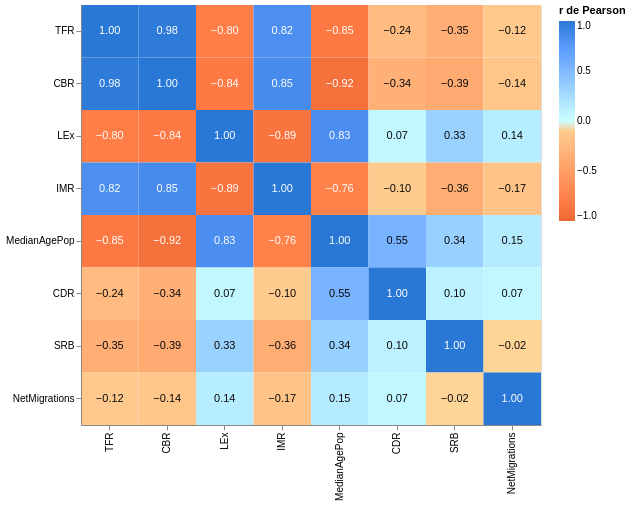

Write notebook code for a chart like this one.
### Markdown cell above
Correlação de Pearson entre os indicadores em 2024. Fecundidade (`TFR`), natalidade (`CBR`) e mortalidade infantil (`IMR`) andam juntas; expectativa de vida e idade mediana andam na direção oposta.

### Code cell
colunas_corr = ["TFR", "CBR", "LEx", "IMR", "MedianAgePop", "CDR", "SRB", "NetMigrations"]
corr = d2024[colunas_corr].corr().round(2).reset_index(names="x").melt("x", var_name="y", value_name="r")
corr["cor_texto"] = np.where(corr["r"].abs() > 0.6, "#ffffff", "#0b0b0b")

base = alt.Chart(corr).encode(
    x=alt.X("x:N", title=None, sort=colunas_corr),
    y=alt.Y("y:N", title=None, sort=colunas_corr),
)
mapa = base.mark_rect().encode(
    color=alt.Color("r:Q", scale=alt.Scale(domain=[-1, 0, 1], range=["#eb6834", "#ffffff", "#2a78d6"]),
                    legend=alt.Legend(title="r de Pearson")),
    tooltip=["x:N", "y:N", "r:Q"],
)
rotulos = base.mark_text(fontSize=11).encode(
    text=alt.Text("r:Q", format=".2f"),
    color=alt.Color("cor_texto:N", scale=None, legend=None),
)
(mapa + rotulos).properties(width=460, height=420).resolve_scale(color="independent")

### Figure 1 — Vega-Lite specification as saved in the notebook (floating-point values rounded to 4 significant figures)
{"config": {"view": {"continuousWidth": 300, "continuousHeight": 300}}, "layer": [{"mark": {"type": "rect"}, "encoding": {"color": {"field": "r", "legend": {"title": "r de Pearson"}, "scale": {"domain": [-1, 0, 1], "range": ["#eb6834", "#ffffff", "#2a78d6"]}, "type": "quantitative"}, "tooltip": [{"field": "x", "type": "nominal"}, {"field": "y", "type": "nominal"}, {"field": "r", "type": "quantitative"}], "x": {"field": "x", "sort": ["TFR", "CBR", "LEx", "IMR", "MedianAgePop", "CDR", "SRB", "NetMigrations"], "title": null, "type": "nominal"}, "y": {"field": "y", "sort": ["TFR", "CBR", "LEx", "IMR", "MedianAgePop", "CDR", "SRB", "NetMigrations"], "title": null, "type": "nominal"}}}, {"mark": {"type": "text", "fontSize": 11}, "encoding": {"color": {"field": "cor_texto", "legend": null, "scale": null, "type": "nominal"}, "text": {"field": "r", "format": ".2f", "type": "quantitative"}, "x": {"field": "x", "sort": ["TFR", "CBR", "LEx", "IMR", "MedianAgePop", "CDR", "SRB", "NetMigrations"], "title": null, "type": "nominal"}, "y": {"field": "y", "sort": ["TFR", "CBR", "LEx", "IMR", "MedianAgePop", "CDR", "SRB", "NetMigrations"], "title": null, "type": "nominal"}}}], "data": {"name": "data-7e92668f0c51d6c27bafbcfb7e420ba1"}, "height": 420, "resolve": {"scale": {"color": "independent"}}, "width": 460, "$schema": "https://vega.github.io/schema/vega-lite/v6.4.1.json", "datasets": {"data-7e92668f0c51d6c27bafbcfb7e420ba1": [{"x": "TFR", "y": "TFR", "r": 1.0, "cor_texto": "#ffffff"}, {"x": "CBR", "y": "TFR", "r": 0.98, "cor_texto": "#ffffff"}, {"x": "LEx", "y": "TFR", "r": -0.8, "cor_texto": "#ffffff"}, {"x": "IMR", "y": "TFR", "r": 0.82, "cor_texto": "#ffffff"}, {"x": "MedianAgePop", "y": "TFR", "r": -0.85, "cor_texto": "#ffffff"}, {"x": "CDR", "y": "TFR", "r": -0.24, "cor_texto": "#0b0b0b"}, {"x": "SRB", "y": "TFR", "r": -0.35, "cor_texto": "#0b0b0b"}, {"x": "NetMigrations", "y": "TFR", "r": -0.12, "cor_texto": "#0b0b0b"}, {"x": "TFR", "y": "CBR", "r": 0.98, "cor_texto": "#ffffff"}, {"x": "CBR", "y": "CBR", "r": 1.0, "cor_texto": "#ffffff"}, {"x": "LEx", "y": "CBR", "r": -0.84, "cor_texto": "#ffffff"}, {"x": "IMR", "y": "CBR", "r": 0.85, "cor_texto": "#ffffff"}, {"x": "MedianAgePop", "y": "CBR", "r": -0.92, "cor_texto": "#ffffff"}, {"x": "CDR", "y": "CBR", "r": -0.34, "cor_texto": "#0b0b0b"}, {"x": "SRB", "y": "CBR", "r": -0.39, "cor_texto": "#0b0b0b"}, {"x": "NetMigrations", "y": "CBR", "r": -0.14, "cor_texto": "#0b0b0b"}, {"x": "TFR", "y": "LEx", "r": -0.8, "cor_texto": "#ffffff"}, {"x": "CBR", "y": "LEx", "r": -0.84, "cor_texto": "#ffffff"}, {"x": "LEx", "y": "LEx", "r": 1.0, "cor_texto": "#ffffff"}, {"x": "IMR", "y": "LEx", "r": -0.89, "cor_texto": "#ffffff"}, {"x": "MedianAgePop", "y": "LEx", "r": 0.83, "cor_texto": "#ffffff"}, {"x": "CDR", "y": "LEx", "r": 0.07, "cor_texto": "#0b0b0b"}, {"x": "SRB", "y": "LEx", "r": 0.33, "cor_texto": "#0b0b0b"}, {"x": "NetMigrations", "y": "LEx", "r": 0.14, "cor_texto": "#0b0b0b"}, {"x": "TFR", "y": "IMR", "r": 0.82, "cor_texto": "#ffffff"}, {"x": "CBR", "y": "IMR", "r": 0.85, "cor_texto": "#ffffff"}, {"x": "LEx", "y": "IMR", "r": -0.89, "cor_texto": "#ffffff"}, {"x": "IMR", "y": "IMR", "r": 1.0, "cor_texto": "#ffffff"}, {"x": "MedianAgePop", "y": "IMR", "r": -0.76, "cor_texto": "#ffffff"}, {"x": "CDR", "y": "IMR", "r": -0.1, "cor_texto": "#0b0b0b"}, {"x": "SRB", "y": "IMR", "r": -0.36, "cor_texto": "#0b0b0b"}, {"x": "NetMigrations", "y": "IMR", "r": -0.17, "cor_texto": "#0b0b0b"}, {"x": "TFR", "y": "MedianAgePop", "r": -0.85, "cor_texto": "#ffffff"}, {"x": "CBR", "y": "MedianAgePop", "r": -0.92, "cor_texto": "#ffffff"}, {"x": "LEx", "y": "MedianAgePop", "r": 0.83, "cor_texto": "#ffffff"}, {"x": "IMR", "y": "MedianAgePop", "r": -0.76, "cor_texto": "#ffffff"}, {"x": "MedianAgePop", "y": "MedianAgePop", "r": 1.0, "cor_texto": "#ffffff"}, {"x": "CDR", "y": "MedianAgePop", "r": 0.55, "cor_texto": "#0b0b0b"}, {"x": "SRB", "y": "MedianAgePop", "r": 0.34, "cor_texto": "#0b0b0b"}, {"x": "NetMigrations", "y": "MedianAgePop", "r": 0.15, "cor_texto": "#0b0b0b"}, {"x": "TFR", "y": "CDR", "r": -0.24, "cor_texto": "#0b0b0b"}, {"x": "CBR", "y": "CDR", "r": -0.34, "cor_texto": "#0b0b0b"}, {"x": "LEx", "y": "CDR", "r": 0.07, "cor_texto": "#0b0b0b"}, {"x": "IMR", "y": "CDR", "r": -0.1, "cor_texto": "#0b0b0b"}, {"x": "MedianAgePop", "y": "CDR", "r": 0.55, "cor_texto": "#0b0b0b"}, {"x": "CDR", "y": "CDR", "r": 1.0, "cor_texto": "#ffffff"}, {"x": "SRB", "y": "CDR", "r": 0.1, "cor_texto": "#0b0b0b"}, {"x": "NetMigrations", "y": "CDR", "r": 0.07, "cor_texto": "#0b0b0b"}, {"x": "TFR", "y": "SRB", "r": -0.35, "cor_texto": "#0b0b0b"}, {"x": "CBR", "y": "SRB", "r": -0.39, "cor_texto": "#0b0b0b"}, {"x": "LEx", "y": "SRB", "r": 0.33, "cor_texto": "#0b0b0b"}, {"x": "IMR", "y": "SRB", "r": -0.36, "cor_texto": "#0b0b0b"}, {"x": "MedianAgePop", "y": "SRB", "r": 0.34, "cor_texto": "#0b0b0b"}, {"x": "CDR", "y": "SRB", "r": 0.1, "cor_texto": "#0b0b0b"}, {"x": "SRB", "y": "SRB", "r": 1.0, "cor_texto": "#ffffff"}, {"x": "NetMigrations", "y": "SRB", "r": -0.02, "cor_texto": "#0b0b0b"}, {"x": "TFR", "y": "NetMigrations", "r": -0.12, "cor_texto": "#0b0b0b"}, {"x": "CBR", "y": "NetMigrations", "r": -0.14, "cor_texto": "#0b0b0b"}, {"x": "LEx", "y": "NetMigrations", "r": 0.14, "cor_texto": "#0b0b0b"}, {"x": "IMR", "y": "NetMigrations", "r": -0.17, "cor_texto": "#0b0b0b"}, {"x": "MedianAgePop", "y": "NetMigrations", "r": 0.15, "cor_texto": "#0b0b0b"}, {"x": "CDR", "y": "NetMigrations", "r": 0.07, "cor_texto": "#0b0b0b"}, {"x": "SRB", "y": "NetMigrations", "r": -0.02, "cor_texto": "#0b0b0b"}, {"x": "NetMigrations", "y": "NetMigrations", "r": 1.0, "cor_texto": "#ffffff"}]}}
